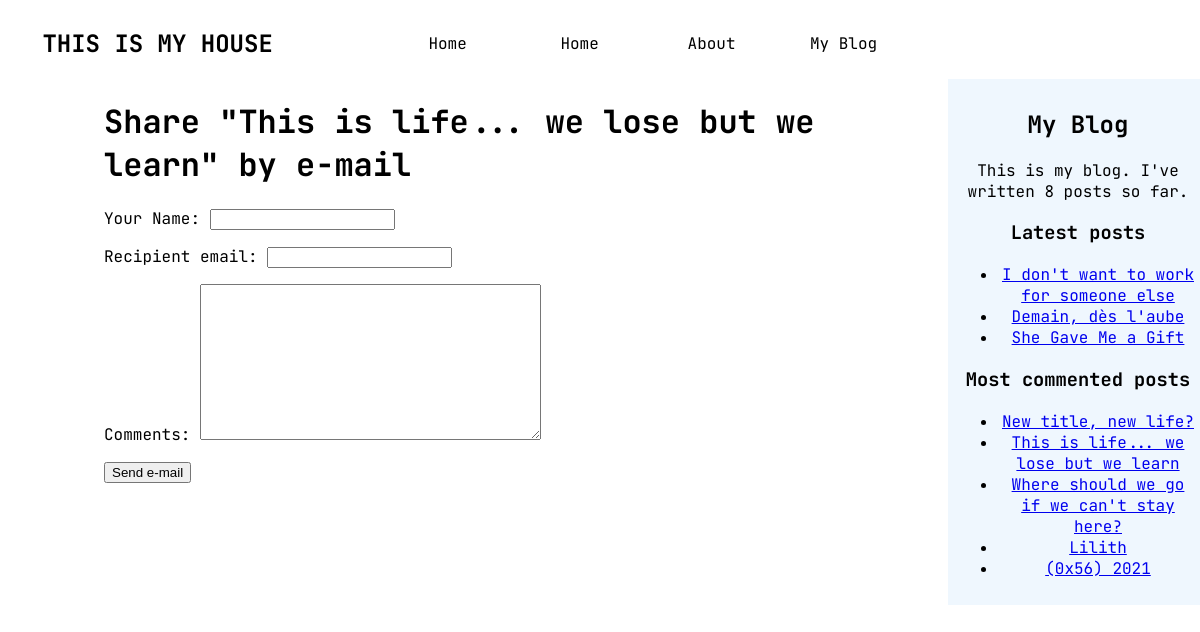
/blog/3/share/, run on the app's committed database.
### blog/models.py (models this page shows, shortened)
class Post(models.Model):
    STATUS_CHOICES = (
    ('draft', 'Draft'),
    ('published', 'Published'),
    )
    title = models.CharField(max_length=250)
    slug = models.SlugField(max_length=250,
        unique_for_date='publish')
    author = models.ForeignKey(User,
        on_delete=models.CASCADE,
        related_name='blog_posts')
    body = models.TextField()
    publish = models.DateTimeField(default=timezone.now)
    created = models.DateTimeField(auto_now_add=True)
    updated = models.DateTimeField(auto_now=True)
    status = models.CharField(max_length=10,
        choices=STATUS_CHOICES,
        default='draft')
    class Meta:
        ordering = ('-publish',)
    objects = models.Manager()
    published = PublishedManager()
    def get_absolute_url(self):
        return reverse('blog:post_detail',
                        args=[self.publish.year,
                                self.publish.month,
                                self.publish.day, self.slug])
    tags = TaggableManager()

### blog/views.py (the view)
def post_share(request, post_id):
    post = get_object_or_404(Post, id=post_id, status='published')
    sent = False
    if request.method == 'POST':
        form = EmailPostForm(request.POST)
        if form.is_valid():
            cd = form.cleaned_data
        post_url = request.build_absolute_uri(
            post.get_absolute_url())
        subject = f"{cd['name']} recommends you read " \
                f"{post.title}"
        message = f"Read {post.title} at {post_url}\n\n" \
                f"{cd['name']}\'s comments: {cd['comments']}"
        send_mail(subject, message, settings.DEFAULT_FROM_EMAIL,
                [cd['recipient']]),
        sent = True
    else:
        form = EmailPostForm()
    return render(request, 'blog/post/share.html', {'post': post,
                                                    'form': form, 'sent': sent})

### blog/forms.py
class EmailPostForm(forms.Form):
    name = forms.CharField(label='Your Name', max_length=25)
    recipient = forms.EmailField(label = 'Recipient email')
    comments = forms.CharField(required=False, widget=forms.Textarea)

### blog/models.py (called while the page is built)
    def get_queryset(self):
        return super(PublishedManager,
            self).get_queryset()\
                .filter(status='published')

### blog/templatetags/blog_tags.py (called while the page is built)
@register.simple_tag
def total_posts():
    return Post.published.count()

@register.inclusion_tag('blog/post/latest_posts.html')
def show_latest_posts(count=5):
    latest_posts = Post.published.order_by('-publish')[:count]
    return {'latest_posts': latest_posts}

@register.simple_tag
def get_most_commented_posts(count=5):
    return Post.published.annotate(
                total_comments = Count('comments')
           ).order_by('-total_comments')[:count]

### blog/templates/blog/post/share.html (shortened to what this page needs)
{% extends "blog/base.html" %}
{% block content %}
    {% if sent %}
        <h1>E-mail successfully sent</h1>
        <p>
            "{{ post.title }}" was successfully sent to {{ form.cleaned_data.recipient }}
        </p>
    {% else %}
        <h1>Share "{{ post.title }}" by e-mail</h1>
        <form method="post">
            {{ form.as_p }}
            <input type="submit" value="Send e-mail">
        </form>
    {% endif %}
{% endblock %}

### blog/templates/blog/base.html (shortened to what this page needs)
{% load static %}
{% load blog_tags %}
<!DOCTYPE html>
<html style="font-family:'JetBrains Mono', monospace">
<head>
    <link href="{% static 'blog/css/Home.css' %}" rel="stylesheet">
</head>
<body>
    <header >
        <nav class="navMenu">
            <div class="secondary-navigation"><h1> THIS IS MY HOUSE </h1></div>
            <ul id="primary-navigation" class="primary-navigation">
                <li class="active">
                    <a href="#">
                         Home
                    </a>
                </li>
                <li class="active">
                    <a href="#">
                         Home
                    </a>
                </li>
                <li class="active">
                    <a href="#">
                         About
                    </a>
                </li>
                <li class="active">
                    <a href="#">
                         My Blog
                    </a>
                </li>
            </ul>
        </nav>
    </header>
    <div class="container">
    {% block content %}
    {% endblock %}
    </div>
    <div id="sidebar">
        <h2 class="side-text">My Blog</h2>
        <p class="side-text">This is my blog. I've written {%total_posts%} posts so far.</p>
        <h3>Latest posts</h3>
        {% show_latest_posts 3 %}
        <h3>Most commented posts</h3>
        {% get_most_commented_posts as most_commented_posts %}
        <ul>
        {% for post in most_commented_posts %}
        <li>
        <a href="{{ post.get_absolute_url }}">{{ post.title }}</a>
        </li>
        {% endfor %}
        </ul>
    </div>
</body>
</html>

### blog/templates/blog/post/latest_posts.html
<ul>
    {% for post in latest_posts %}
    <li>
    <a href="{{ post.get_absolute_url }}">{{ post.title }}</a>
    </li>
    {% endfor %}
    </ul>

### blog/static/blog/css/Home.css (style rules this page uses)
body { width: 100%; }
header { width: 78%; }
.navMenu { align-content: center; display: flex ; width: auto; overflow: auto; }
.primary-navigation { list-style: none; display: flex; width: auto; justify-content: flex-end; align-content: flex-end; margin: auto; list-style: none; align-items:flex-start }
.secondary-navigation { font-weight: 100; width: auto; margin: auto; display: flex; align-content: flex-start; }
.active { display: flex; float: left; }
nav a { width: 100px; display: block; padding: 1rem; text-decoration: none; color: black; text-align: center; }
#sidebar { float:right; text-align: center; width:20%; padding:10px; background: rgba(195, 223, 252, 0.267); height:100%; }
.container { float: left; margin-left: 6rem; width: 60%; }

### data on the page
Post: title "This is life... we lose but we learn"
Post: title "I don't want to work for someone else"
Post: title "Demain, dès l'aube"
Post: title "She Gave Me a Gift"
Post: title "New title, new life?"
Post: title "Where should we go if we can't stay here?"
Post: title "Lilith"
Post: title "(0x56) 2021"
